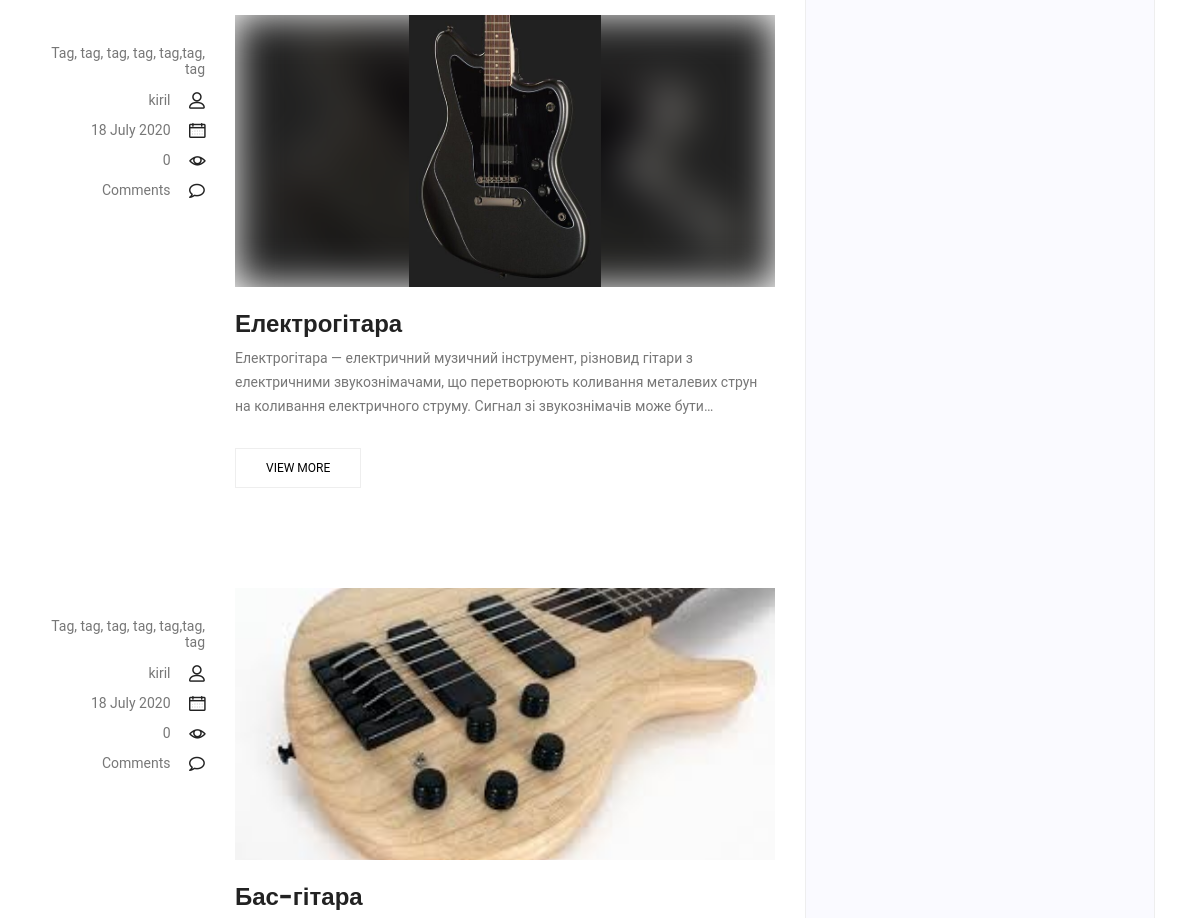
Before: /forum/1 (middle part) with the older database file.
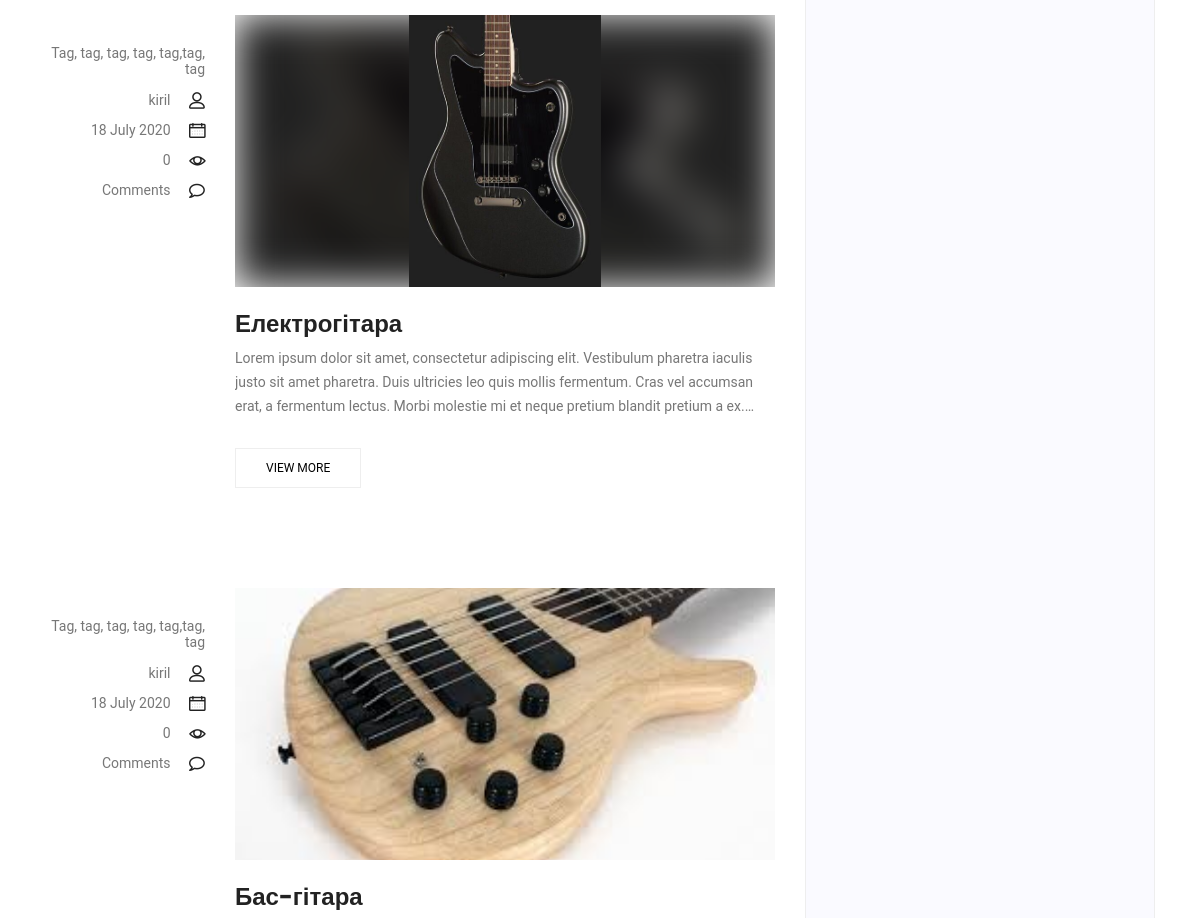
After: the same page with the newer database file.
### Articles/models.py (models this page shows, shortened)
class ArticleModel(models.Model):
    author = models.ForeignKey(User, on_delete=models.CASCADE)
    heading = models.CharField(max_length=50, verbose_name="Heading", default="Heading")
    text = models.TextField(max_length=50000, verbose_name='Text', default="Text")
    date = models.DateTimeField(auto_now=True, verbose_name="Date")
    views = models.IntegerField(default=0)
    image = models.ImageField(upload_to='images/', verbose_name='Изображение', default='images/test-photo.jpg', null=True, blank=True)
    class Meta:
        verbose_name = 'Article'
        verbose_name_plural = 'Articles'

### Articles/views.py (the view, shortened to what this page needs)
def forum_render(request, num):
    num = num * 10
    articles = ArticleModel.objects.all()
    for i in articles:
        i.text = strip_tags(i.text)
    search_form = SearchForm(request.POST)
    filter_form = FilterForm(request.POST)
    articles = articles[num - 10:num]
    count = [i + 1 for i in range(len(articles) // 10 + 1)]
    context = {
        "articles": articles,
        "count": count,
        "filter_form": filter_form,
        "search_form": search_form,
    }
    return render(request, 'forum.html', context)

### templates/forum.html (shortened to what this page needs)
{% extends 'home.html' %}
{% load static %}
{% block content %}
    <section class="forum-body-section">
        <div class="forum-body">
            <div class="container">
                <div class="forum-body-inner">
                    <div class="right-forum-side">
                        {% for i in articles%}
                        <div class="right-forum-sidebar-unit">
                            <div class="forum-unit-info">
                                <div class="forum-unit-tags">
                                    Tag, tag, tag, tag, tag,tag, tag
                                </div>
                                <ul class="forum-unit-meta">
                                    <li> <a href="#">{{i.author}}</a> <i class="lnr lnr-user"></i></li>
                                    <li> {{i.date|date:"d N Y" }} <i class="lnr lnr-calendar-full"></i></li>
                                    <li> {{i.views}} <i class="lnr lnr-eye"></i></li>
                                    <li> <a href="#">Comments</a> <i class="lnr lnr-bubble"></i></li>
                                </ul>
                            </div>
                            <div class="forum-unit-post">
                                <div class="forum-unit-post-img-background">
                                    <div class="forum-unit-post-img-blurBackground-box">
                                    </div>
                                    <img class="forum-unit-post-img" src="{{i.image.url}}" alt="">                                </div>
                                <div class="forum-unit-about-post">
                                    <h2> {{i.heading}}</h2>
                                    <p> {{i.text | safe}} </p>
                                </div>
                                <div class="forum-unit-post-for-comment">
                                    <a class="forum-unit-post-vm-button" href="/articles{{i.id}}/">VIEW MORE</a>
                                </div>
                            </div>
                        </div>
                        {% endfor %}
                    </div>
                    <div class="left-forum-side">
                    </div>
                </div>
            </div>
        </div>
    </section>
{% endblock %}

Changed rows visible on the page:
changed ArticleModel "Електрогітара": text "Електрогітара — електричний музичний інструмент, різновид гітари з електричними звукознімачами, що перетворюють коливання металевих струн на коливання електричного струму. Сигнал зі звукознімачів може…" → "Lorem ipsum dolor sit amet, consectetur adipiscing elit. Vestibulum pharetra iaculis justo sit amet pharetra. Duis ultricies leo quis mollis fermentum. Cras vel accumsan erat, a fermentum lectus. Morbi molestie mi et neque pretium blandit pretium a…"
